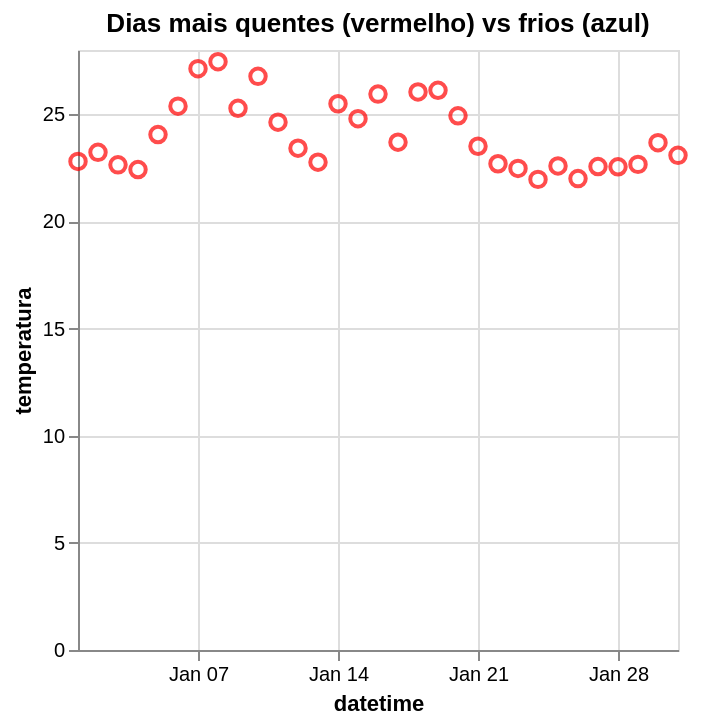

Write notebook code for a chart like this one.
### Markdown cell above
🔥 Dias mais quentes e frios

### Code cell
chart_extremos = alt.Chart(df_daily).mark_point(size=60).encode(
    x='datetime:T',
    y='temperatura:Q',
    color=alt.condition(
        alt.datum.temperatura > df_daily['temperatura'].mean(),
        alt.value('red'),
        alt.value('blue')
    ),
    tooltip=['datetime', 'temperatura']
).add_params(
    mes_selecao
).transform_filter(
    mes_selecao
).properties(
    title='Dias mais quentes (vermelho) vs frios (azul)'
)

chart_extremos

### Figure 1 — Vega-Lite specification as saved in the notebook (floating-point values rounded to 4 significant figures; data arrays with more than 128 entries replaced by an {"elided": "..."} marker saying what was removed)
{"config": {"view": {"continuousWidth": 300, "continuousHeight": 300}}, "data": {"name": "data-88edf89fc41b6881d40061707ff4c2c4"}, "mark": {"type": "point", "size": 60}, "encoding": {"color": {"condition": {"test": "(datum.temperatura > 19.993795537340617)", "value": "red"}, "value": "blue"}, "tooltip": [{"field": "datetime", "type": "temporal"}, {"field": "temperatura", "type": "quantitative"}], "x": {"field": "datetime", "type": "temporal"}, "y": {"field": "temperatura", "type": "quantitative"}}, "params": [{"name": "param_40e4b392a7d9a14d", "select": {"type": "point", "fields": ["mes"]}, "bind": {"input": "range", "max": 12, "min": 1, "name": "Mês", "step": 1}, "value": 1}], "title": "Dias mais quentes (vermelho) vs frios (azul)", "transform": [{"filter": {"param": "param_40e4b392a7d9a14d"}}], "$schema": "https://vega.github.io/schema/vega-lite/v6.1.0.json", "datasets": {"data-88edf89fc41b6881d40061707ff4c2c4": {"elided": "366 records"}}}
